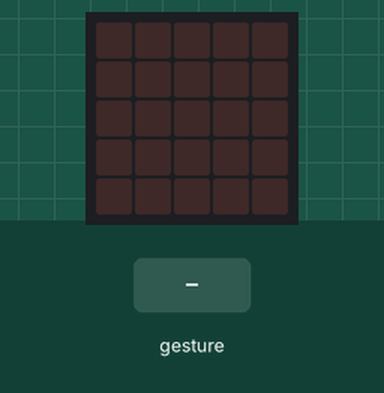
Recording of a program running on a simulated BBC micro:bit (MakeCode). Shown: the board's 5×5 LED display. The test bench sets the inputs (shaded band). Random numbers come from a fixed seed; a tilt is held for 1.5 s and a shake lasts 1 s, then the board lies face up again.

Above: at 1.2 s.
1.3 s: gesture 'shake'
At 1.9 s:
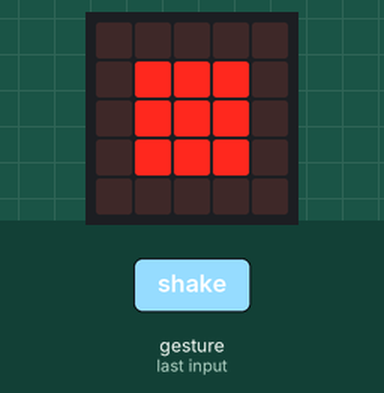
3.0 s: gesture 'shake'
At 4.4 s:
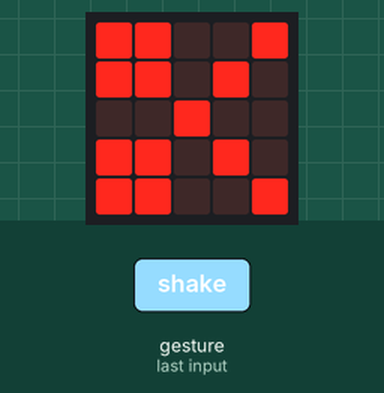
Timing chart, 0 to 6.0 s (numbered marks = the images above; inputs shaded):
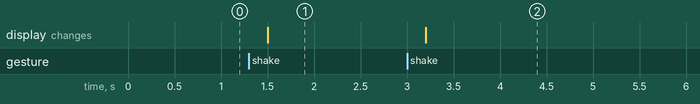

The program:

main.ts
```typescript
let mano = 0
input.onGesture(Gesture.Shake, function () {
    mano = randint(1, 3)
    if (mano == 1) {
        basic.showLeds(`
            . . . . .
            . # # # .
            . # # # .
            . # # # .
            . . . . .
            `)
    }
    if (mano == 2) {
        basic.showLeds(`
            # # # # #
            # # # # #
            # # # # #
            # # # # #
            # # # # #
            `)
    }
    if (mano == 3) {
        basic.showIcon(IconNames.Scissors)
    }
})
```

test.ts
```typescript
// aquí va el archivo "tests"; esto no se compilará cuando este paquete se utilice como una extensión.
```

Measured:
- after the input at 1.3 s, the display: changes after 0.20 s (image 1)
- after the input at 3.0 s, the display: changes after 0.20 s (image 2)
